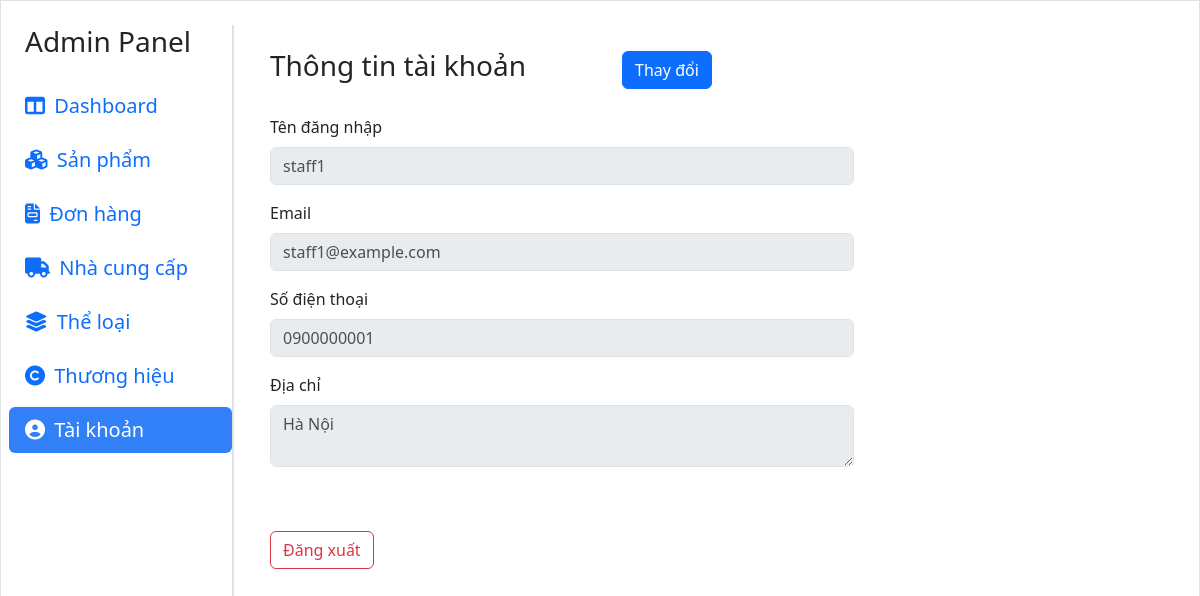
/admin/admin.php?page=taikhoan (signed in), run on the app's committed database.
### tables this page shows
CREATE TABLE `users` (
  `user_id` int(11) NOT NULL,
  `username` varchar(100) NOT NULL,
  `password` varchar(255) NOT NULL,
  `email` varchar(100) NOT NULL,
  `phone` varchar(20) DEFAULT NULL,
  `address` text DEFAULT NULL,
  `role_id` int(11) DEFAULT NULL,
  `is_deleted` tinyint(1) DEFAULT 0
);

### includes/DBConnect.php (called while the page is built, shortened)
<?php
class DBConnect {
    private static $instance = null;
    private $pdo;
    private $host = 'localhost';
    private $dbname = 'db_douong';
    private $username = 'root';
    private $password = '';
    private function __construct() {
        try {
            $this->pdo = new PDO(
                "mysql:host={$this->host};dbname={$this->dbname};charset=utf8",
                $this->username,
                $this->password
            );
            $this->pdo->setAttribute(PDO::ATTR_ERRMODE, PDO::ERRMODE_EXCEPTION);
            $this->pdo->setAttribute(PDO::ATTR_DEFAULT_FETCH_MODE, PDO::FETCH_ASSOC);
        } catch (PDOException $e) {
            die("Kết nối thất bại: " . $e->getMessage());
        }
    }
    public static function getInstance() {
        if (self::$instance === null) {
            self::$instance = new DBConnect();
        }
        return self::$instance;
    }
    public function selectOne($sql, $params = []) {
        $stmt = $this->pdo->prepare($sql);
        $stmt->execute($params);
        return $stmt->fetch();
    }
}
?>

### admin/pages/taikhoan.php (the view, shortened to what this page needs)
<?php
require_once '../includes/DBConnect.php';
$db = DBConnect::getInstance();
$userId = $_SESSION['admin_id'] ?? null;
$user = $db->selectOne("SELECT * FROM users WHERE user_id = ?", [$userId]);
?>
<div class="container py-4">
    <div class="d-flex align-items-center mb-4">
        <h3 class="me-5">Thông tin tài khoản</h3>
        <button type="button" id="editBtn" class="btn btn-primary ms-5">Thay đổi</button>
    </div>
    <form id="userInfoForm" method="POST" action="" class="row g-3" style="max-width: 600px;">
        <div class="col-12">
            <label for="username" class="form-label">Tên đăng nhập</label>
            <input type="text" class="form-control" id="username" name="username"
                value="<?= htmlspecialchars($user['username']) ?>" readonly>
        </div>
        <div class="col-12">
            <label for="email" class="form-label">Email</label>
            <input type="email" class="form-control" id="email" name="email"
                value="<?= htmlspecialchars($user['email']) ?>" readonly>
        </div>
        <div class="col-12">
            <label for="phone" class="form-label">Số điện thoại</label>
            <input type="text" class="form-control" id="phone" name="phone"
                value="<?= htmlspecialchars($user['phone']) ?>" readonly>
        </div>
        <div class="col-12">
            <label for="address" class="form-label">Địa chỉ</label>
            <textarea class="form-control" id="address" name="address" rows="2"
                readonly><?= htmlspecialchars($user['address']) ?></textarea>
        </div>
    </form>
    <a href="./ajax/logout.php" class="btn btn-outline-danger mt-5">Đăng xuất</a>
</div>

### admin/pages/taikhoan.php (style rules this page uses)
input[readonly], textarea[readonly] { background-color: #e9ecef !important; color: #495057; cursor: not-allowed; }

### data on the page
users: username "staff1", email "staff1@example.com", phone "0900000001", address "Hà Nội"

### other printed values
$item['label'] "Sản phẩm"
$item['label'] "Đơn hàng"
$item['label'] "Nhà cung cấp"
$item['label'] "Thể loại"
$item['label'] "Thương hiệu"
